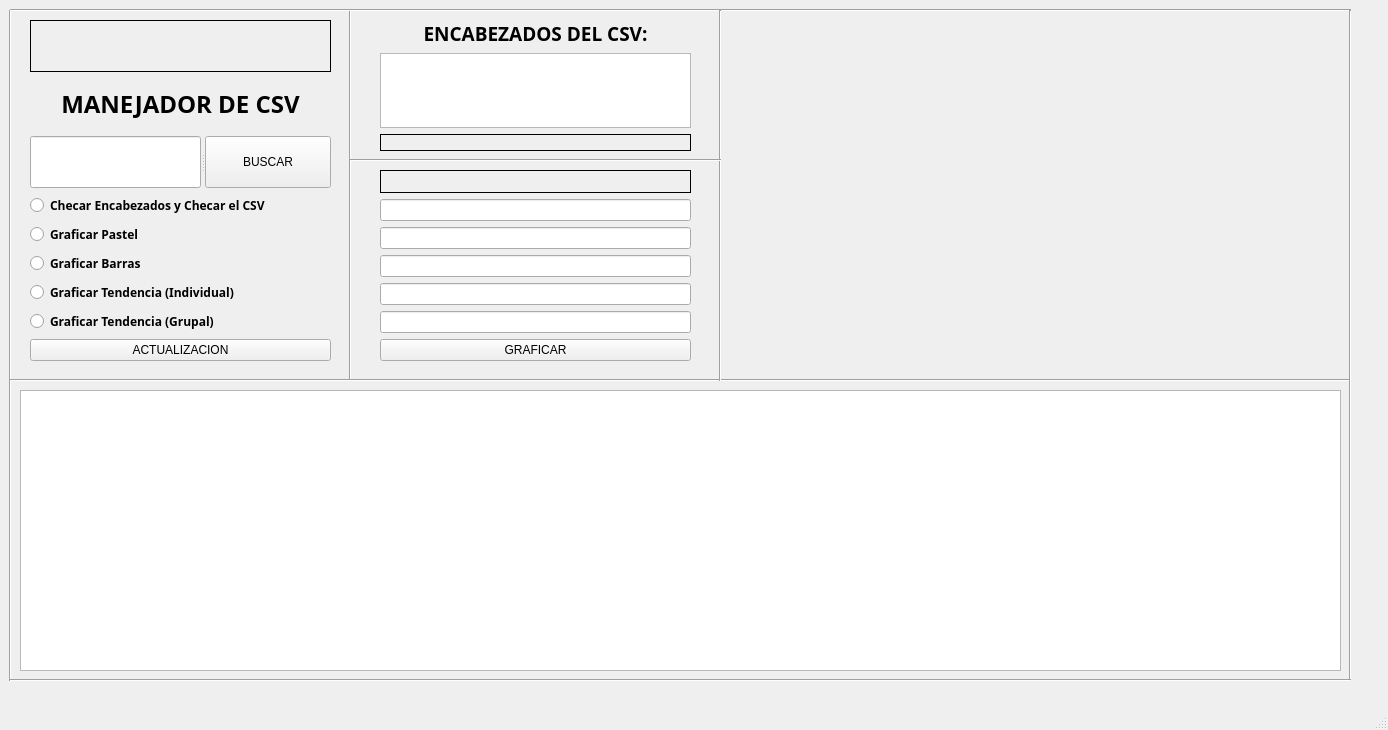
<?xml version="1.0" encoding="UTF-8"?>
<ui version="4.0">
 <class>VentanaPrincipal</class>
 <widget class="QMainWindow" name="VentanaPrincipal">
  <property name="geometry">
   <rect>
    <x>0</x>
    <y>0</y>
    <width>1388</width>
    <height>730</height>
   </rect>
  </property>
  <property name="font">
   <font>
    <family>Arial</family>
   </font>
  </property>
  <property name="windowTitle">
   <string>VECTOR CASA DE BOLSA SA DE CV</string>
  </property>
  <property name="windowIcon">
   <iconset>
    <normaloff>../multimedia/vector.ico</normaloff>../multimedia/vector.ico</iconset>
  </property>
  <widget class="QWidget" name="centralwidget">
   <widget class="Line" name="line">
    <property name="geometry">
     <rect>
      <x>340</x>
      <y>10</y>
      <width>20</width>
      <height>371</height>
     </rect>
    </property>
    <property name="font">
     <font>
      <weight>75</weight>
      <bold>true</bold>
     </font>
    </property>
    <property name="styleSheet">
     <string notr="true">color: rgb(200, 82, 13);</string>
    </property>
    <property name="orientation">
     <enum>Qt::Vertical</enum>
    </property>
   </widget>
   <widget class="Line" name="line_2">
    <property name="geometry">
     <rect>
      <x>0</x>
      <y>10</y>
      <width>20</width>
      <height>671</height>
     </rect>
    </property>
    <property name="orientation">
     <enum>Qt::Vertical</enum>
    </property>
   </widget>
   <widget class="Line" name="line_3">
    <property name="geometry">
     <rect>
      <x>10</x>
      <y>0</y>
      <width>1341</width>
      <height>20</height>
     </rect>
    </property>
    <property name="orientation">
     <enum>Qt::Horizontal</enum>
    </property>
   </widget>
   <widget class="Line" name="line_4">
    <property name="geometry">
     <rect>
      <x>10</x>
      <y>370</y>
      <width>1341</width>
      <height>20</height>
     </rect>
    </property>
    <property name="orientation">
     <enum>Qt::Horizontal</enum>
    </property>
   </widget>
   <widget class="Line" name="line_6">
    <property name="geometry">
     <rect>
      <x>1340</x>
      <y>10</y>
      <width>20</width>
      <height>671</height>
     </rect>
    </property>
    <property name="font">
     <font>
      <weight>75</weight>
      <bold>true</bold>
     </font>
    </property>
    <property name="styleSheet">
     <string notr="true">color: rgb(200, 82, 13);</string>
    </property>
    <property name="orientation">
     <enum>Qt::Vertical</enum>
    </property>
   </widget>
   <widget class="Line" name="line_5">
    <property name="geometry">
     <rect>
      <x>710</x>
      <y>10</y>
      <width>20</width>
      <height>371</height>
     </rect>
    </property>
    <property name="font">
     <font>
      <weight>75</weight>
      <bold>true</bold>
     </font>
    </property>
    <property name="styleSheet">
     <string notr="true">color: rgb(200, 82, 13);</string>
    </property>
    <property name="orientation">
     <enum>Qt::Vertical</enum>
    </property>
   </widget>
   <widget class="Line" name="line_7">
    <property name="geometry">
     <rect>
      <x>10</x>
      <y>670</y>
      <width>1341</width>
      <height>20</height>
     </rect>
    </property>
    <property name="orientation">
     <enum>Qt::Horizontal</enum>
    </property>
   </widget>
   <widget class="QWidget" name="layoutWidget">
    <property name="geometry">
     <rect>
      <x>380</x>
      <y>20</y>
      <width>311</width>
      <height>131</height>
     </rect>
    </property>
    <layout class="QVBoxLayout" name="verticalLayout_2">
     <item>
      <widget class="QLabel" name="titulo2">
       <property name="font">
        <font>
         <family>Arial Black</family>
         <pointsize>14</pointsize>
         <weight>75</weight>
         <bold>true</bold>
        </font>
       </property>
       <property name="text">
        <string>ENCABEZADOS DEL CSV:</string>
       </property>
       <property name="alignment">
        <set>Qt::AlignCenter</set>
       </property>
      </widget>
     </item>
     <item>
      <widget class="QListWidget" name="encabezados"/>
     </item>
     <item>
      <widget class="QLabel" name="errorarchivo">
       <property name="font">
        <font>
         <family>HP Simplified Light</family>
         <pointsize>8</pointsize>
         <weight>75</weight>
         <bold>true</bold>
        </font>
       </property>
       <property name="frameShape">
        <enum>QFrame::Box</enum>
       </property>
       <property name="text">
        <string/>
       </property>
       <property name="alignment">
        <set>Qt::AlignCenter</set>
       </property>
      </widget>
     </item>
    </layout>
   </widget>
   <widget class="QWidget" name="layoutWidget">
    <property name="geometry">
     <rect>
      <x>30</x>
      <y>20</y>
      <width>301</width>
      <height>341</height>
     </rect>
    </property>
    <layout class="QVBoxLayout" name="verticalLayout">
     <item>
      <widget class="QLabel" name="imagen">
       <property name="frameShape">
        <enum>QFrame::Box</enum>
       </property>
       <property name="text">
        <string/>
       </property>
       <property name="pixmap">
        <pixmap>../../../../../../Desktop/P Git/PYQT5/PyQt5/CSV/multimedia/vector.ico</pixmap>
       </property>
       <property name="scaledContents">
        <bool>true</bool>
       </property>
      </widget>
     </item>
     <item>
      <widget class="QLabel" name="titulo">
       <property name="font">
        <font>
         <family>Arial Black</family>
         <pointsize>18</pointsize>
         <weight>75</weight>
         <bold>true</bold>
        </font>
       </property>
       <property name="text">
        <string>MANEJADOR DE CSV</string>
       </property>
       <property name="alignment">
        <set>Qt::AlignCenter</set>
       </property>
      </widget>
     </item>
     <item>
      <widget class="QSplitter" name="splitter">
       <property name="orientation">
        <enum>Qt::Horizontal</enum>
       </property>
       <widget class="QLineEdit" name="nombreruta"/>
       <widget class="QPushButton" name="BUSCAR">
        <property name="font">
         <font>
          <family>Arial</family>
          <weight>50</weight>
          <bold>false</bold>
         </font>
        </property>
        <property name="toolTip">
         <string>&lt;html&gt;&lt;head/&gt;&lt;body&gt;&lt;p&gt;Buscar Archivo CSV&lt;/p&gt;&lt;/body&gt;&lt;/html&gt;</string>
        </property>
        <property name="styleSheet">
         <string notr="true">QPushButton:hover{
	
	background-color: rgb(165, 175, 173);
}</string>
        </property>
        <property name="text">
         <string>BUSCAR</string>
        </property>
       </widget>
      </widget>
     </item>
     <item>
      <widget class="QRadioButton" name="verCSV">
       <property name="font">
        <font>
         <family>Arial Black</family>
         <weight>75</weight>
         <bold>true</bold>
        </font>
       </property>
       <property name="text">
        <string>Checar Encabezados y Checar el CSV</string>
       </property>
      </widget>
     </item>
     <item>
      <widget class="QRadioButton" name="graficaPastel">
       <property name="font">
        <font>
         <family>Arial Black</family>
         <weight>75</weight>
         <bold>true</bold>
        </font>
       </property>
       <property name="text">
        <string>Graficar Pastel</string>
       </property>
      </widget>
     </item>
     <item>
      <widget class="QRadioButton" name="graficaBarras">
       <property name="font">
        <font>
         <family>Arial Black</family>
         <weight>75</weight>
         <bold>true</bold>
        </font>
       </property>
       <property name="text">
        <string>Graficar Barras</string>
       </property>
      </widget>
     </item>
     <item>
      <widget class="QRadioButton" name="graficaTenInd">
       <property name="font">
        <font>
         <family>Arial Black</family>
         <weight>75</weight>
         <bold>true</bold>
        </font>
       </property>
       <property name="text">
        <string>Graficar Tendencia (Individual)</string>
       </property>
      </widget>
     </item>
     <item>
      <widget class="QRadioButton" name="graficarTenGru">
       <property name="font">
        <font>
         <family>Arial Black</family>
         <weight>75</weight>
         <bold>true</bold>
        </font>
       </property>
       <property name="text">
        <string>Graficar Tendencia (Grupal)</string>
       </property>
      </widget>
     </item>
     <item>
      <widget class="QPushButton" name="realizar">
       <property name="font">
        <font>
         <family>Arial</family>
         <weight>50</weight>
         <bold>false</bold>
        </font>
       </property>
       <property name="toolTip">
        <string>&lt;html&gt;&lt;head/&gt;&lt;body&gt;&lt;p&gt;Actualizar Opcion&lt;/p&gt;&lt;/body&gt;&lt;/html&gt;</string>
       </property>
       <property name="styleSheet">
        <string notr="true">QPushButton:hover{
	
	background-color: rgb(165, 175, 173);
}</string>
       </property>
       <property name="text">
        <string>ACTUALIZACION</string>
       </property>
      </widget>
     </item>
    </layout>
   </widget>
   <widget class="QTableWidget" name="tableWidget">
    <property name="geometry">
     <rect>
      <x>20</x>
      <y>390</y>
      <width>1321</width>
      <height>281</height>
     </rect>
    </property>
   </widget>
   <widget class="Line" name="line_8">
    <property name="geometry">
     <rect>
      <x>350</x>
      <y>150</y>
      <width>371</width>
      <height>20</height>
     </rect>
    </property>
    <property name="orientation">
     <enum>Qt::Horizontal</enum>
    </property>
   </widget>
   <widget class="QWidget" name="layoutWidget">
    <property name="geometry">
     <rect>
      <x>380</x>
      <y>170</y>
      <width>311</width>
      <height>191</height>
     </rect>
    </property>
    <layout class="QVBoxLayout" name="verticalLayout_3">
     <item>
      <widget class="QLabel" name="tituloGrafica">
       <property name="font">
        <font>
         <family>Arial Black</family>
         <pointsize>10</pointsize>
         <weight>75</weight>
         <bold>true</bold>
        </font>
       </property>
       <property name="frameShape">
        <enum>QFrame::Box</enum>
       </property>
       <property name="text">
        <string/>
       </property>
       <property name="alignment">
        <set>Qt::AlignCenter</set>
       </property>
      </widget>
     </item>
     <item>
      <widget class="QLineEdit" name="titulo_Grafico">
       <property name="font">
        <font>
         <family>Arial</family>
         <pointsize>8</pointsize>
        </font>
       </property>
       <property name="placeholderText">
        <string/>
       </property>
      </widget>
     </item>
     <item>
      <widget class="QLineEdit" name="etiqueta_nombre"/>
     </item>
     <item>
      <widget class="QLineEdit" name="etiqueta_valor"/>
     </item>
     <item>
      <widget class="QLineEdit" name="etiqueta_usuario"/>
     </item>
     <item>
      <widget class="QLineEdit" name="etiqueta_tiempo"/>
     </item>
     <item>
      <widget class="QPushButton" name="GRAFICAR">
       <property name="font">
        <font>
         <family>Arial</family>
         <weight>50</weight>
         <bold>false</bold>
        </font>
       </property>
       <property name="toolTip">
        <string>Graficar CSV</string>
       </property>
       <property name="styleSheet">
        <string notr="true">QPushButton:hover{
	
	background-color: rgb(165, 175, 173);
}</string>
       </property>
       <property name="text">
        <string>GRAFICAR</string>
       </property>
      </widget>
     </item>
    </layout>
   </widget>
  </widget>
  <widget class="QMenuBar" name="menubar">
   <property name="geometry">
    <rect>
     <x>0</x>
     <y>0</y>
     <width>1388</width>
     <height>21</height>
    </rect>
   </property>
  </widget>
  <widget class="QStatusBar" name="statusbar"/>
 </widget>
 <resources/>
 <connections/>
</ui>
